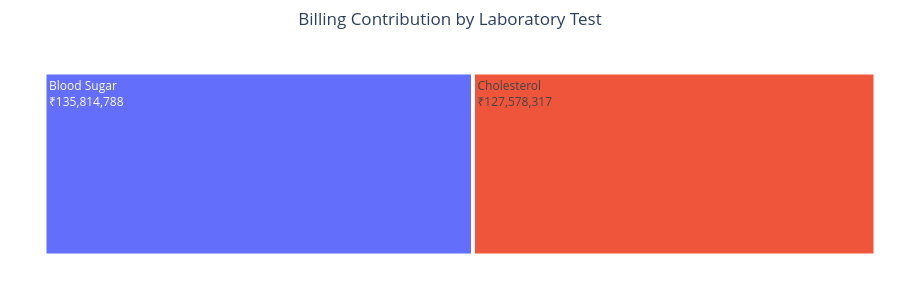

Notebook cell for this chart:
### Code cell
fig_billing = px.treemap(
    billing_by_test,
    path=["Test"],
    values="Billing",
    title="Billing Contribution by Laboratory Test"
)

fig_billing.update_traces(
    texttemplate="%{label}<br>₹%{value:,.0f}",
    hovertemplate="<b>%{label}</b><br>Billing: ₹%{value:,.0f}<extra></extra>"
)

fig_billing.update_layout(
    title_x=0.5,
    height=300,
    margin=dict(l=40, r=20, t=50, b=40)
)

fig_billing.show()

### Figure 1 — Plotly figure (JSON) as saved in the notebook; plotly's stock layout.template omitted (floating-point values rounded to 4 significant figures)
{"data": [{"branchvalues": "total", "domain": {"x": [0, 1], "y": [0, 1]}, "hovertemplate": "<b>%{label}</b><br>Billing: ₹%{value:,.0f}<extra></extra>", "ids": ["Blood Sugar", "Cholesterol"], "labels": ["Blood Sugar", "Cholesterol"], "name": "", "parents": ["", ""], "texttemplate": "%{label}<br>₹%{value:,.0f}", "type": "treemap", "values": [135800000.0, 127600000.0]}], "layout": {"height": 300, "legend": {"tracegroupgap": 0}, "margin": {"b": 40, "l": 40, "r": 20, "t": 50}, "title": {"text": "Billing Contribution by Laboratory Test", "x": 0.5}}}
